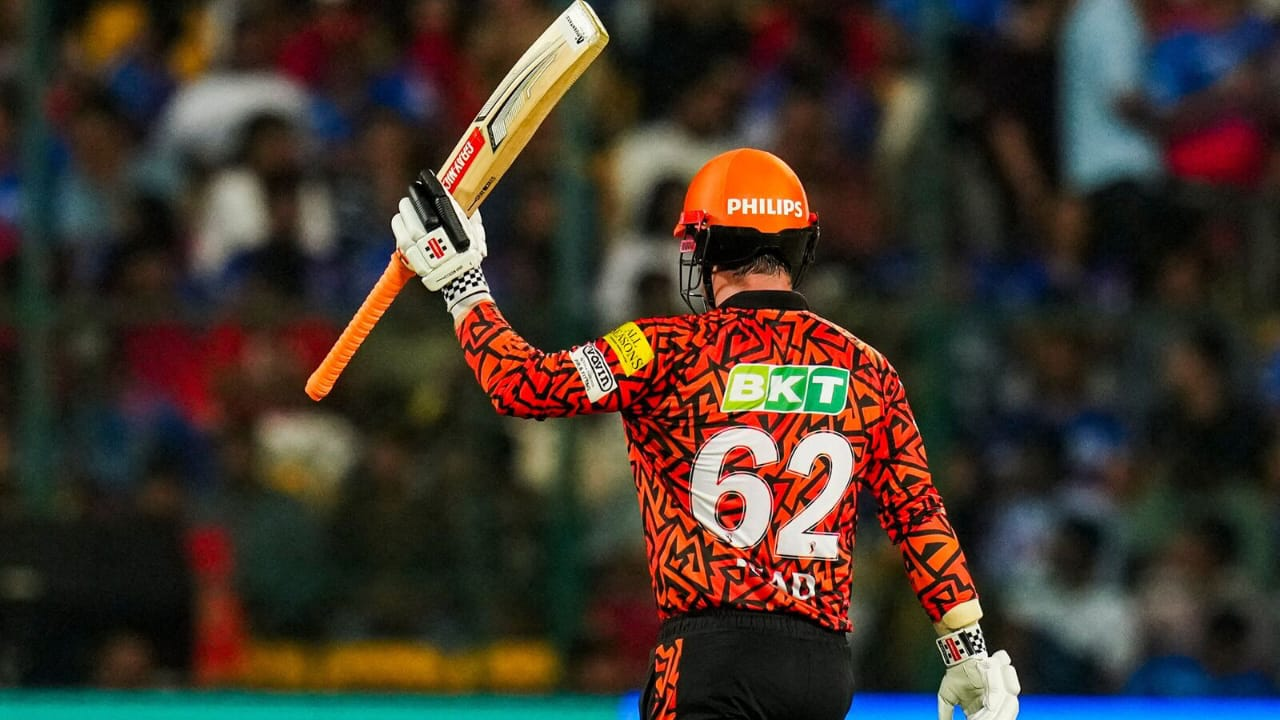
#> input picture Head.jpg, 1280 x 720 px, found by its file name
$ python 'exp 5.py'
#> lines starting #> are read from the running program, lines starting #| are printed output that depends on the picture

import cv2
import matplotlib.pyplot as plt

def analyze_histogram(path):
    img = cv2.imread(path)
#> img is the input picture: shape (720, 1280, 3); mean B, G, R 44.4, 53.7, 64.5

    if img is None:
        print("Image not found!")
        return

    colors = ("b", "g", "r")
    labels = ("Blue", "Green", "Red")

    for i, color in enumerate(colors):
        hist = cv2.calcHist([img], [i], None, [256], [0, 256])
        plt.plot(hist, color=color, label=labels[i])

    plt.title("Color Histogram")
    plt.xlabel("Pixel Intensity (0-255)")
    plt.ylabel("Pixel Count")
    plt.legend()
    plt.show()
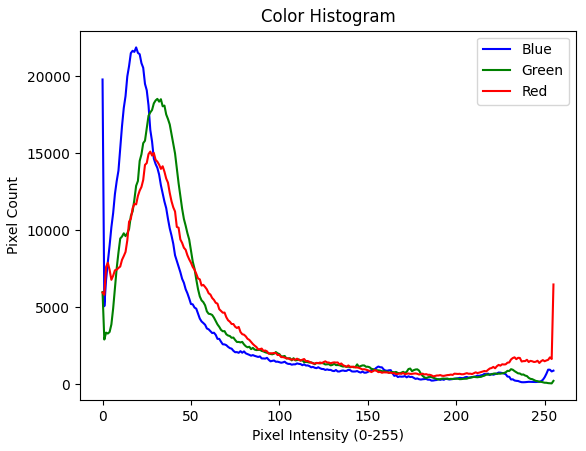
#> figure drawn by matplotlib, 1 panel; curve peaks at x = 19, y = 21861; curve peaks at x = 31, y = 18519; curve peaks at x = 27, y = 15096

analyze_histogram(
    r"C:\Users\sambe\Downloads\ITA0513_CV\Head.jpg"
)
